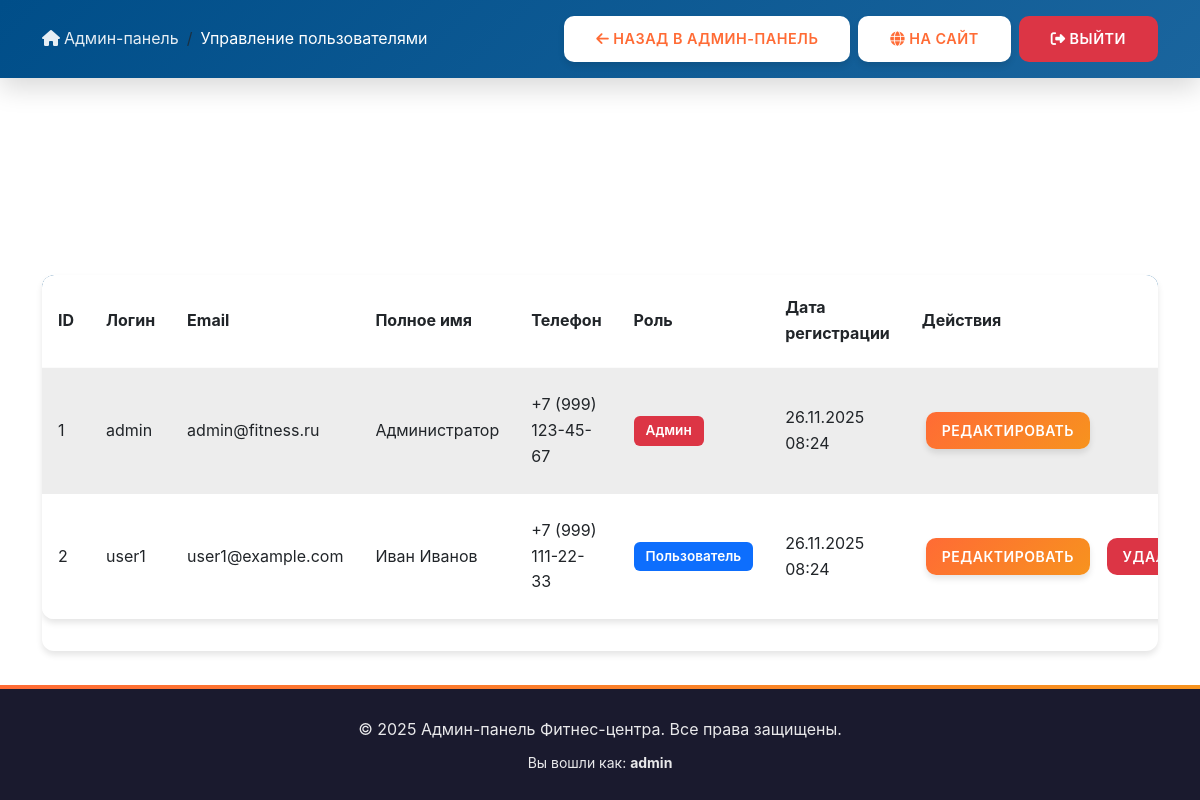
The page /admin/users.php (signed in) on the database its author committed.
### tables this page shows
CREATE TABLE IF NOT EXISTS users (
    id INT AUTO_INCREMENT PRIMARY KEY,
    username VARCHAR(50) UNIQUE NOT NULL,
    email VARCHAR(100) UNIQUE NOT NULL,
    password VARCHAR(255) NOT NULL,
    full_name VARCHAR(100) NOT NULL,
    phone VARCHAR(20),
    role ENUM('user', 'admin') DEFAULT 'user',
    created_at TIMESTAMP DEFAULT CURRENT_TIMESTAMP,
    updated_at TIMESTAMP DEFAULT CURRENT_TIMESTAMP ON UPDATE CURRENT_TIMESTAMP,
    INDEX idx_username (username),
    INDEX idx_email (email)
);

### admin/users.php (the view, shortened to what this page needs)
<?php
include 'includes/header.php';
try {
    $pdo = getDBConnection();
    $stmt = $pdo->query("SELECT * FROM users ORDER BY created_at DESC");
    $users = $stmt->fetchAll();
} catch (PDOException $e) {
    error_log("Users list error: " . $e->getMessage());
    $users = [];
}
?>
<div class="table-responsive">
    <table class="table table-striped">
        <thead>
            <tr>
                <th>ID</th>
                <th>Логин</th>
                <th>Email</th>
                <th>Полное имя</th>
                <th>Телефон</th>
                <th>Роль</th>
                <th>Дата регистрации</th>
                <th>Действия</th>
            </tr>
        </thead>
        <tbody>
            <?php foreach ($users as $user): ?>
                <tr>
                    <td><?php echo $user['id']; ?></td>
                    <td><?php echo htmlspecialchars($user['username']); ?></td>
                    <td><?php echo htmlspecialchars($user['email']); ?></td>
                    <td><?php echo htmlspecialchars($user['full_name']); ?></td>
                    <td><?php echo htmlspecialchars($user['phone'] ?? '-'); ?></td>
                    <td>
                        <span class="badge <?php echo $user['role'] === 'admin' ? 'bg-danger' : 'bg-primary'; ?>">
                            <?php echo $user['role'] === 'admin' ? 'Админ' : 'Пользователь'; ?>
                        </span>
                    </td>
                    <td><?php echo date('d.m.Y H:i', strtotime($user['created_at'])); ?></td>
                    <td>
                        <a href="user_edit.php?id=<?php echo $user['id']; ?>" class="btn btn-sm btn-primary">Редактировать</a>
                        <?php if ($user['id'] != $_SESSION['user_id']): ?>
                            <a href="?delete=<?php echo $user['id']; ?>" class="btn btn-sm btn-danger"
                               onclick="return confirm('Вы уверены, что хотите удалить этого пользователя?')">Удалить</a>
                        <?php endif; ?>
                    </td>
                </tr>
            <?php endforeach; ?>
        </tbody>
    </table>
</div>
<?php include 'includes/footer.php'; ?>

### assets/css/style.css (style rules this page uses)
:root { --primary-color: #FF6B35; --primary-dark: #E85A2B; --primary-light: #FF8C5A; --secondary-color: #004E89; --secondary-dark: #003A66; --accent-color: #1A659E; --success-color: #06A77D; --danger-color: #DC3545; --warning-color: #FFC107; --dark-color: #1A1A2E; --light-color: #F8F9FA; --text-dark: #2C3E50; --text-light: #6C757D; --gradient-primary: linear-gradient(135deg, #FF6B35 0%, #F7931E 100%); --gradient-secondary: linear-gradient(135deg, #004E89 0%, #1A659E 100%); --shadow-sm: 0 2px 4px rgba(0,0,0,0.1); --shadow-md: 0 4px 6px rgba(0,0,0,0.1); --shadow-lg: 0 10px 25px rgba(0,0,0,0.15); --shadow-xl: 0 15px 35px rgba(0,0,0,0.2); --transition-fast: 0.2s ease; --transition-base: 0.3s ease; --transition-slow: 0.5s ease; }
* { margin: 0; padding: 0; box-sizing: border-box; }
html, body { height: 100%; }
body { font-family: -apple-system, BlinkMacSystemFont, 'Segoe UI', Roboto, 'Helvetica Neue', Arial, sans-serif; font-size: 16px; line-height: 1.6; color: var(--text-dark); background-color: #FFFFFF; overflow-x: hidden; -webkit-font-smoothing: antialiased; -moz-osx-font-smoothing: grayscale; display: flex; flex-direction: column; min-height: 100vh; }
.btn { border-radius: 10px; padding: 0.75rem 2rem; font-weight: 600; transition: all var(--transition-base); border: none; position: relative; overflow: hidden; text-transform: uppercase; letter-spacing: 0.5px; font-size: 0.9rem; z-index: 1; }
.btn::before { content: ''; position: absolute; top: 50%; left: 50%; margin-top: -150px; margin-left: -150px; width: 0; height: 0; border-radius: 50%; background: rgba(255, 255, 255, 0.2); transition: width 0.6s ease, height 0.6s ease; z-index: 0; }
.btn-primary { background: var(--gradient-primary); color: #FFFFFF; box-shadow: var(--shadow-md); }
.table { border-radius: 12px; overflow: hidden; box-shadow: var(--shadow-md); }
.table thead { background: var(--gradient-secondary); color: #FFFFFF; }
.table tbody tr { transition: all var(--transition-fast); }
.smooth-scroll { scroll-behavior: smooth; }

### admin/includes/header.php (style rules this page uses)
.admin-header + main .table { margin-bottom: 2rem; }
.admin-header + main .table thead th { padding: 1.25rem 1rem; font-weight: 700; font-size: 1rem; vertical-align: middle; border-bottom: 2px solid rgba(255, 255, 255, 0.2); }
.admin-header + main .table tbody td { padding: 1.5rem 1rem; vertical-align: middle; border-bottom: 1px solid rgba(0, 0, 0, 0.05); }
.admin-header + main .table tbody tr:last-child td { border-bottom: none; }
.admin-header + main .table .btn-sm { padding: 0.5rem 1rem; margin: 0.25rem; font-size: 0.875rem; font-weight: 600; white-space: nowrap; }
.admin-header + main .table-responsive { border-radius: 12px; box-shadow: var(--shadow-md); overflow: hidden; }
.admin-header + main .table-striped > tbody > tr:nth-of-type(odd) > td { background-color: rgba(0, 0, 0, 0.02); }
.admin-header + main .badge { padding: 0.5rem 0.75rem; font-size: 0.85rem; font-weight: 600; }
.admin-header + main .table td:last-child { white-space: nowrap; }
.admin-header + main .table td:last-child .btn { margin-right: 0.5rem; }
.admin-header + main .table td:last-child .btn:last-child { margin-right: 0; }

### rows shown on the page
users: id "1", username "admin", email "admin@fitness.ru", full_name "Администратор", phone "+7 (999) 123-45-67", role "Админ", created_at "26.11.2025 08:24"
users: id "2", username "user1", email "user1@example.com", full_name "Иван Иванов", phone "+7 (999) 111-22-33", role "Пользователь", created_at "26.11.2025 08:24"

### other values the page prints
$pageTitle "Управление пользователями"
$_SESSION['username'] "admin"
